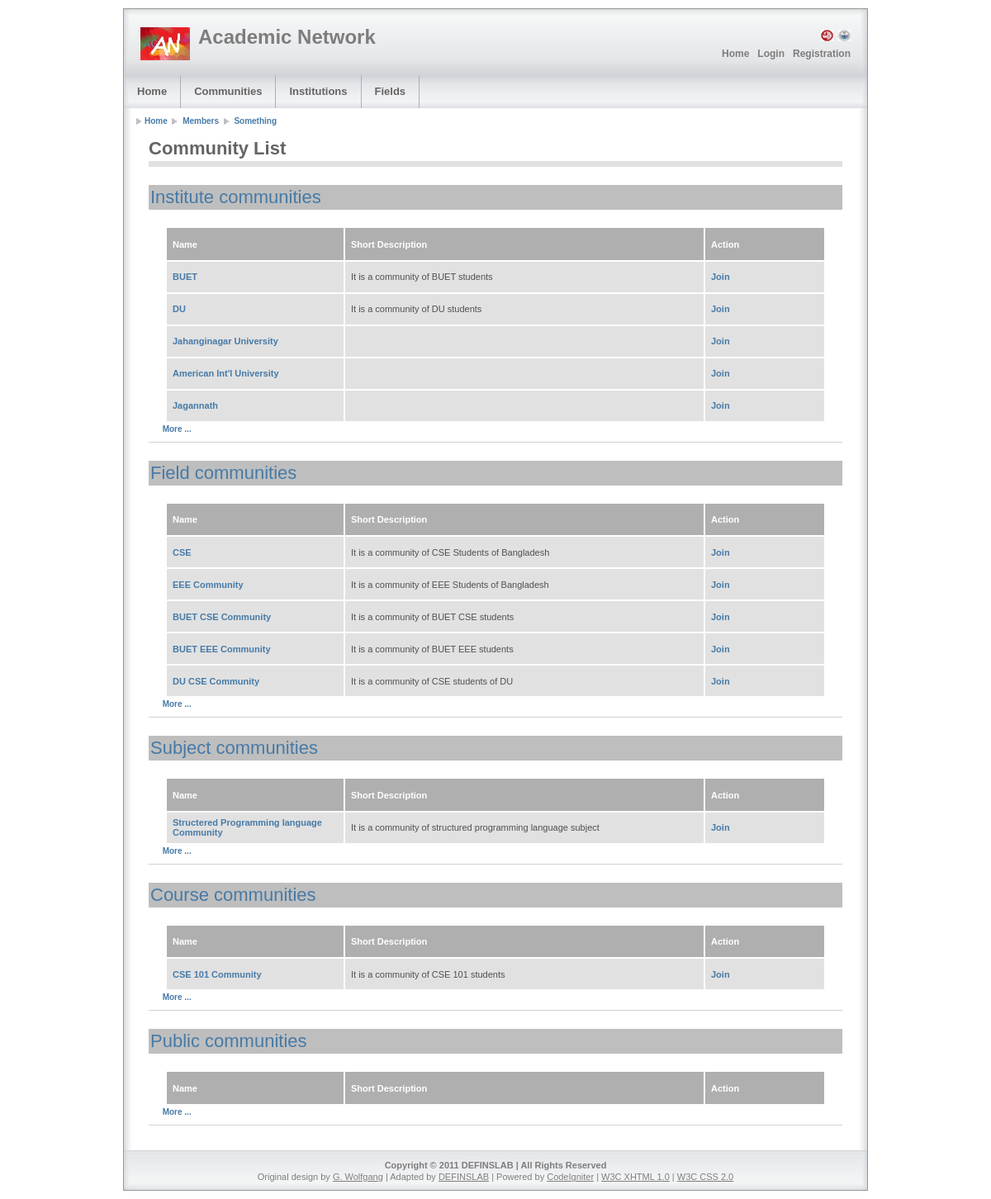
Before: /index.php/community_list/LoadCommunityListViewAll with the older database file.
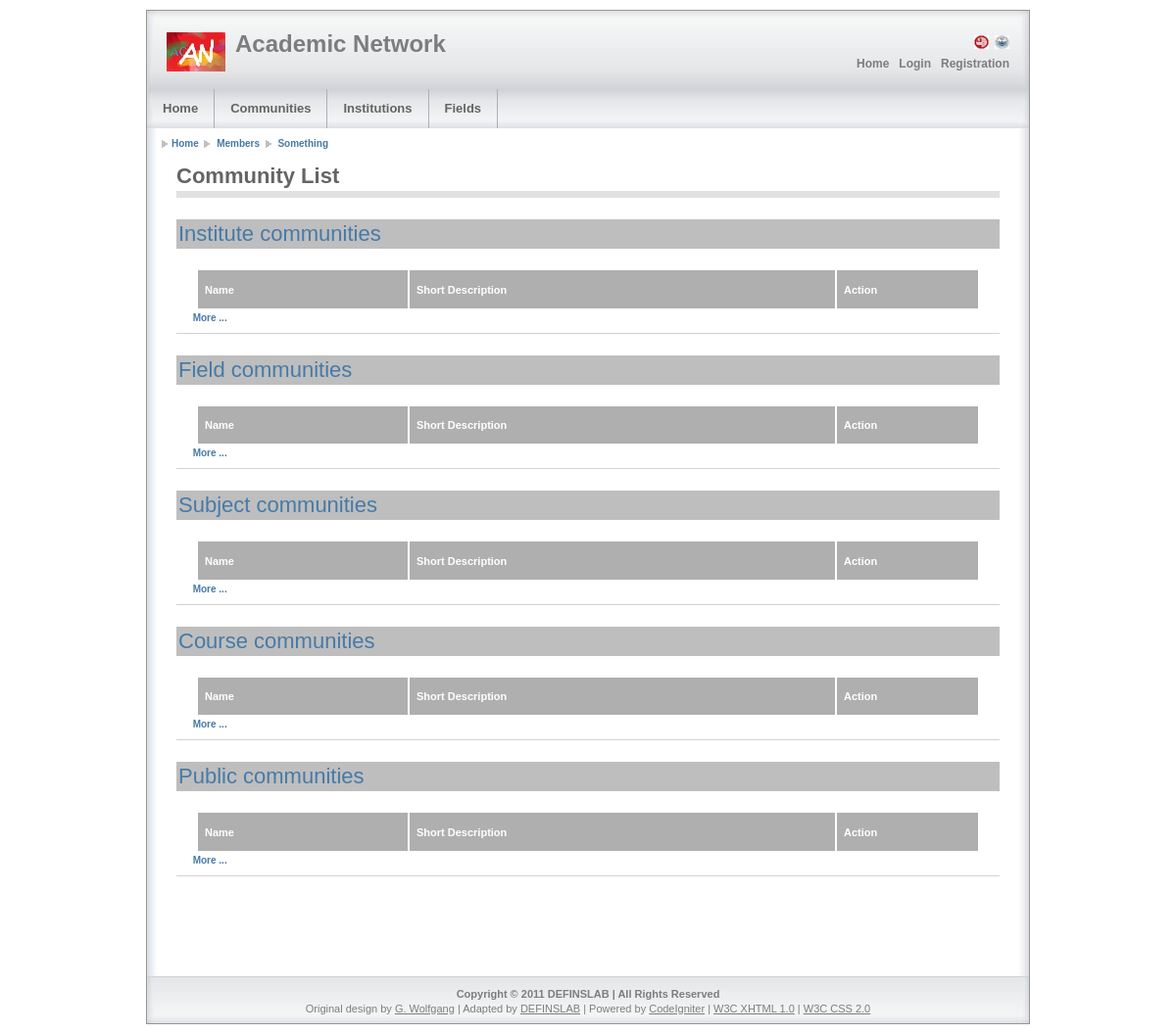
After: the same page with the newer database file.
### tables this page shows
CREATE TABLE IF NOT EXISTS `community` (
  `community_id` int(10) NOT NULL AUTO_INCREMENT,
  `name` varchar(100) NOT NULL,
  `type` enum('institution','subject','field','course','group') NOT NULL,
  `short_description` text NOT NULL,
  `updated_date` datetime NOT NULL,
  PRIMARY KEY (`community_id`)
);

### application/controllers/community_list.php (called while the page is built, shortened)
<?php
class Community_list extends CI_Controller {
    function LoadCommunityListViewAll() {
        $username = $this->Model_user->GetLoggedInUsername();
        $communities = $this->User_community->GetByUserName($username);
        $this->page->title = "List of Communities By Type";
        $data['query1_result'] = $this->Model_community->GetByType('institution',5);
        $data['query2_result'] = $this->Model_community->GetByType('field',5);
        $data['query3_result'] = $this->Model_community->GetByType('subject',5);
        $data['query4_result'] = $this->Model_community->GetByType('course',5);
        $data['query5_result'] = $this->Model_community->GetByType('group',5);
        $data['communities'] = $communities;
        $main_content[0] = array("Community List", "community_list_view_all",$data);
        $this->page->loadViews(null, $main_content, null);
    }
}
?>

### index.php (called while the page is built, shortened)
<?php
require_once BASEPATH.'core/CodeIgniter'.EXT;

### application/models/model_community.php (called while the page is built, shortened)
<?php
   class Model_community extends CI_Model {
       function GetByType($type,$limit=null){
           $this->db->select('*');
           $query = $this->db->get_where('community',  array('type' => $type, 'community_id !=' => 0), $limit);
           return $query->result();
       }
   }
?>

### application/models/model_user.php (called while the page is built, shortened)
<?php
class Model_user extends CI_Model {
    function GetLoggedInUsername() {
        return $this->session->userdata('username');
    }
}
?>

### application/models/user_community.php (called while the page is built, shortened)
<?php
class User_community extends CI_Model {
    function GetByUserName($name,$type="", $start=0, $limit=100) {
        $query_str = "SELECT DISTINCT * FROM `user_community`
       JOIN community ON user_community.community_id = community.community_id
       WHERE `username` = '$name'";
       $query_str .= "LIMIT $start, $limit";
        $query = $this->db->query($query_str);
        return $query->result();
    }
}
?>

### application/views/default/community_list_view_all.php (the view, shortened to what the rows shown need)
<?php
function isJoinedAlready($communities, $community_id) {
    return false;
}
?>
<h1 class="block"><a href="<?= site_url("/community_list/index/institution") ?>">Institute communities</a></h1>
<div class="column1-unit">
    <table>
        <tr>
            <th class="top" scope="col" style="width:200px;">Name</th>
            <th class="top" scope="col">Short Description</th>
            <th class="top" scope="col" style="width:130px;">Action</th>
        </tr>
<?php foreach ($query1_result as $row): ?>
        <tr><th scope="row">
                <a href="<?= site_url("/community/index/$row->community_id") ?>">
<?php echo $row->name; ?>
                </a>
            </th>
            <td><?php echo $row->short_description; ?></td>
            <?php
            if (isJoinedAlready($communities, $row->community_id) == false) {
                echo '<td><a href= ' . site_url('/institute/join/id_chosen/' . $row->community_id) . '>Join</a></td>';
            } else {
                echo '<td>Already Joined!</td>';
            }
            ?>
        </tr>
<?php endforeach; ?>
        </table>
    </div>
    <h1 class="block"><a href="<?= site_url("/community_list/index/field") ?>">Field communities</a></h1>
    <div class="column1-unit">
        <table>
            <tr>
                <th class="top" scope="col" style="width:200px;">Name</th>
                <th class="top" scope="col">Short Description</th>
                <th class="top" scope="col" style="width:130px;">Action</th>
            </tr>
<?php foreach ($query2_result as $row): ?>
                <tr><th scope="row">
                        <a href="<?= site_url("/community/index/$row->community_id") ?>">
<?php echo $row->name; ?>
                </a>
            </th>
            <td><?php echo $row->short_description; ?></td>
            <?php
                if (isJoinedAlready($communities, $row->community_id) == false) {
                    echo '<td><a href= ' . site_url('/fields/join/id_chosen/' . $row->community_id) . '>Join</a></td>';
                } else {
                    echo '<td>Already Joined!</td>';
                }
            ?>
            </tr>
<?php endforeach; ?>
            </table>
        </div>
        <h1 class="block"><a href="<?= site_url("/community_list/index/subject") ?>">Subject communities</a></h1>
        <div class="column1-unit">
            <table>
                <tr>
                    <th class="top" scope="col" style="width:200px;">Name</th>
                    <th class="top" scope="col">Short Description</th>
                    <th class="top" scope="col" style="width:130px;">Action</th>
                </tr>
<?php foreach ($query3_result as $row): ?>
                    <tr><th scope="row">
                            <a href="<?= site_url("/community/index/$row->community_id") ?>">
<?php echo $row->name; ?>
                </a>
            </th>
            <td><?php echo $row->short_description; ?></td>
            <?php
                    if (isJoinedAlready($communities, $row->community_id) == false) {
                        echo '<td><a href= ' . site_url('/joinCommunity/index/' . $row->community_id) . '>Join</a></td>';
                    } else {
                        echo '<td>Already Joined!</td>';
                    }
            ?>
                </tr>
<?php endforeach; ?>
                </table>
            </div>
            <h1 class="block"><a href="<?= site_url("/community_list/index/course") ?>">Course communities</a></h1>
            <div class="column1-unit">
                <table>
                    <tr>
                        <th class="top" scope="col" style="width:200px;">Name</th>
                        <th class="top" scope="col">Short Description</th>
                        <th class="top" scope="col" style="width:130px;">Action</th>
                    </tr>
<?php foreach ($query4_result as $row): ?>
                        <tr><th scope="row">
                                <a href="<?= site_url("/community/index/$row->community_id") ?>">
<?php echo $row->name; ?>
                    </a>
                </th>
                <td><?php echo $row->short_description; ?></td>
            <?php
                        if (isJoinedAlready($communities, $row->community_id) == false) {
                            echo '<td><a href= ' . site_url('/joinCommunity/index/' . $row->community_id) . '>Join</a></td>';
                        } else {
                            echo '<td>Already Joined!</td>';
                        }
            ?>
                    </tr>
<?php endforeach; ?>
                    </table>
                </div>
                <h1 class="block"><a href="<?= site_url("/community_list/index/group") ?>">Public communities</a></h1>
                <div class="column1-unit">
                    <table>
                        <tr>
                            <th class="top" scope="col" style="width:200px;">Name</th>
                            <th class="top" scope="col">Short Description</th>
                            <th class="top" scope="col" style="width:130px;">Action</th>
                        </tr>
                        </table>
</div>

Changed rows visible on the page:
removed community: name "BUET", short_description "It is a community of BUET students", shown under "Institute communities"
removed community: name "DU", short_description "It is a community of DU students", shown under "Institute communities"
removed community: name "Jahanginagar University", shown under "Institute communities"
removed community: name "American Int'l University", shown under "Institute communities"
removed community: name "Jagannath", shown under "Institute communities"
removed community: name "CSE", short_description "It is a community of CSE Students of Bangladesh", shown under "Field communities"
removed community: name "EEE Community", short_description "It is a community of EEE Students of Bangladesh", shown under "Field communities"
removed community: name "BUET CSE Community", short_description "It is a community of BUET CSE students", shown under "Field communities"
removed community: name "BUET EEE Community", short_description "It is a community of BUET EEE students", shown under "Field communities"
removed community: name "DU CSE Community", short_description "It is a community of CSE students of DU", shown under "Field communities"
removed community: name "Structered Programming language Community", short_description "It is a community of structured programming language subject", shown under "Subject communities"
removed community: name "CSE 101 Community", short_description "It is a community of CSE 101 students", shown under "Course communities"
